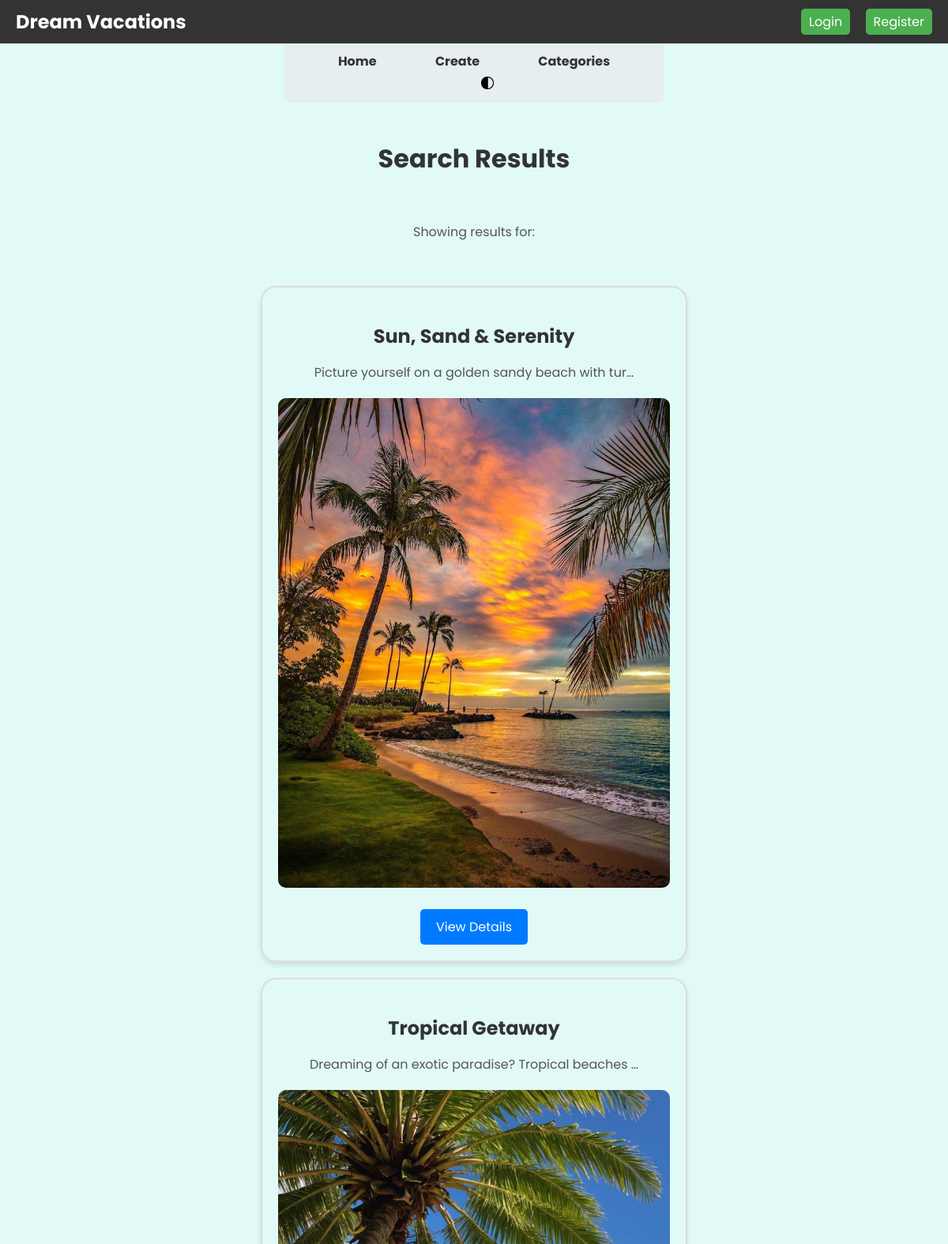
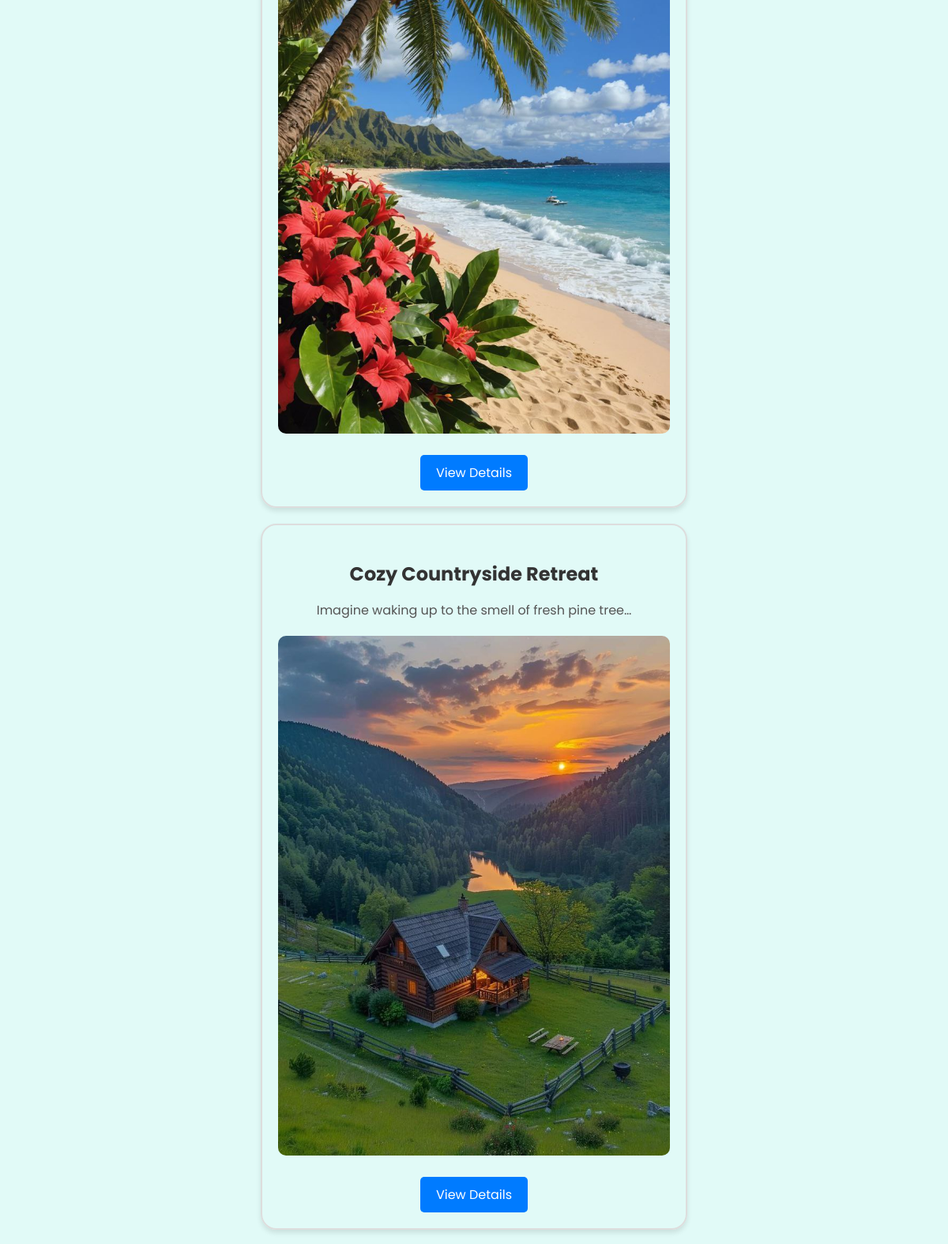
The app's page /search/ (upper part) with its own data (2 pictures, top to bottom).
### vacations/models.py (models this page shows, shortened)
class DreamVacation(models.Model):
    CATEGORY_CHOICES = [
        ('Beach', 'Beach'),
        ('Hiking', 'Hiking'),
        ('Cottage', 'Cottage'),
        ('Cruise', 'Cruise'),
        ('Others', 'Others'),
    ]
    title = models.CharField(max_length=100)
    description = models.TextField()
    category = models.CharField(max_length=50, choices=CATEGORY_CHOICES)
    image = models.ImageField(upload_to='vacation_images/')
    created_at = models.DateTimeField(auto_now_add=True)

### vacations/views.py (the view)
# urls.py: path('search/', views.search, name='search'),
def search(request):
    query = request.GET.get('q', '')
    results = DreamVacation.objects.filter(title__icontains=query)
    return render(request, 'vacations/search.html', {'query': query, 'results': results})

### vacations/templates/vacations/search.html
{% extends 'vacations/base.html' %}
{% block content %}
<div class="vcs-search-results">
    <h2 class="vcs-title">Search Results</h2>
    {% if results %}
        <p class="vcs-query">Showing results for: <strong>{{ query }}</strong></p>
        <div class="vcs-results-container">
            {% for vacation in results %}
                <div class="vcs-card">
                    <a href="{% url 'vacation_detail' vacation.id %}" class="vcs-card-link">
                        <h3 class="vcs-card-title">{{ vacation.title }}</h3>
                    </a>
                    <p class="vcs-card-description">{{ vacation.description|truncatechars:50 }}</p>
                    <img src="{{ vacation.image.url }}" alt="{{ vacation.title }}" class="vcs-card-image">
                    <a href="{% url 'vacation_detail' vacation.id %}" class="vcs-card-button">View Details</a>
                </div>
            {% endfor %}
        </div>
    {% else %}
        <p class="vcs-no-results">No results found for "<strong>{{ query }}</strong>".</p>
    {% endif %}
</div>
{% endblock %}

### static/css/styles.css (style rules this page uses)
* { box-sizing: border-box; }
body, html { margin: 0; padding: 0; font-family: 'Poppins',Arial, sans-serif; background-color: #e1faf7; color: #333; display: flex; flex-direction: column; min-height: 100vh; }
.vcs-search-results, .vcs-results-container { padding: 20px; display: flex; flex-direction: column; align-items: center; gap: 20px; }
.vcs-title { text-align: center; margin-bottom: 20px; font-size: 2rem; }
.vcs-query, .vcs-no-results { text-align: center; font-size: 1rem; color: #555; }
.vcs-card { width: 90%; max-width: 600px; border-radius: 20px; border: 2px solid #ddd; padding: 20px; box-shadow: 0 4px 6px rgba(0, 0, 0, 0.1); text-align: center; transition: transform 0.2s; }
.vcs-card-link { text-decoration: none; color: inherit; }
.vcs-card-title { margin-bottom: 10px; font-size: 1.5rem; transition: transform 0.2s; cursor: pointer; }
.vcs-card-description { margin-bottom: 20px; color: #555; }
.vcs-card-image { width: 100%; height: auto; border-radius: 10px; margin-bottom: 20px; }
.vcs-card-button { display: inline-block; padding: 10px 20px; background-color: #007bff; color: white; text-decoration: none; border-radius: 5px; transition: background-color 0.2s; }

### records on screen
DreamVacation: title "Sun, Sand & Serenity", description "Picture yourself on a golden sandy beach with tur…", image (picture)
DreamVacation: title "Tropical Getaway", description "Dreaming of an exotic paradise? Tropical beaches …", image (picture)
DreamVacation: title "Cozy Countryside Retreat", description "Imagine waking up to the smell of fresh pine tree…", image (picture)
